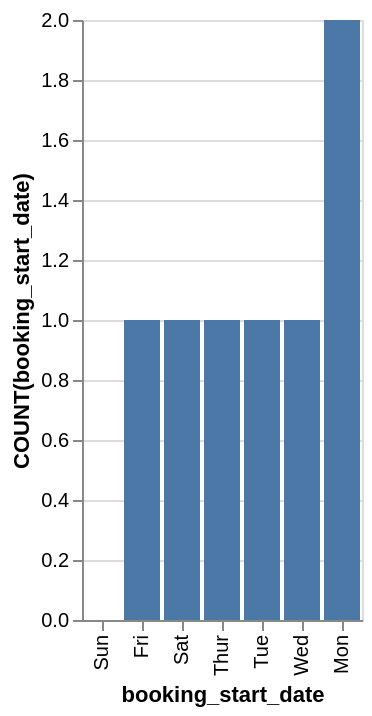

Express this chart as Vega-Lite.
### Vega-Lite specification from a JSON file in a GitHub repository (floating-point values rounded to 4 significant figures)
{"data": {"values": [{"x_data": "Sun", "y_data": 0}, {"x_data": "Fri", "y_data": 1}, {"x_data": "Sat", "y_data": 1}, {"x_data": "Thur", "y_data": 1}, {"x_data": "Tue", "y_data": 1}, {"x_data": "Wed", "y_data": 1}, {"x_data": "Mon", "y_data": 2}]}, "mark": "bar", "encoding": {"x": {"field": "x_data", "type": "nominal", "title": "booking_start_date", "sort": {"op": "sum", "field": "y_data", "order": "ascending"}}, "y": {"field": "y_data", "type": "quantitative", "title": "COUNT(booking_start_date)"}}}
